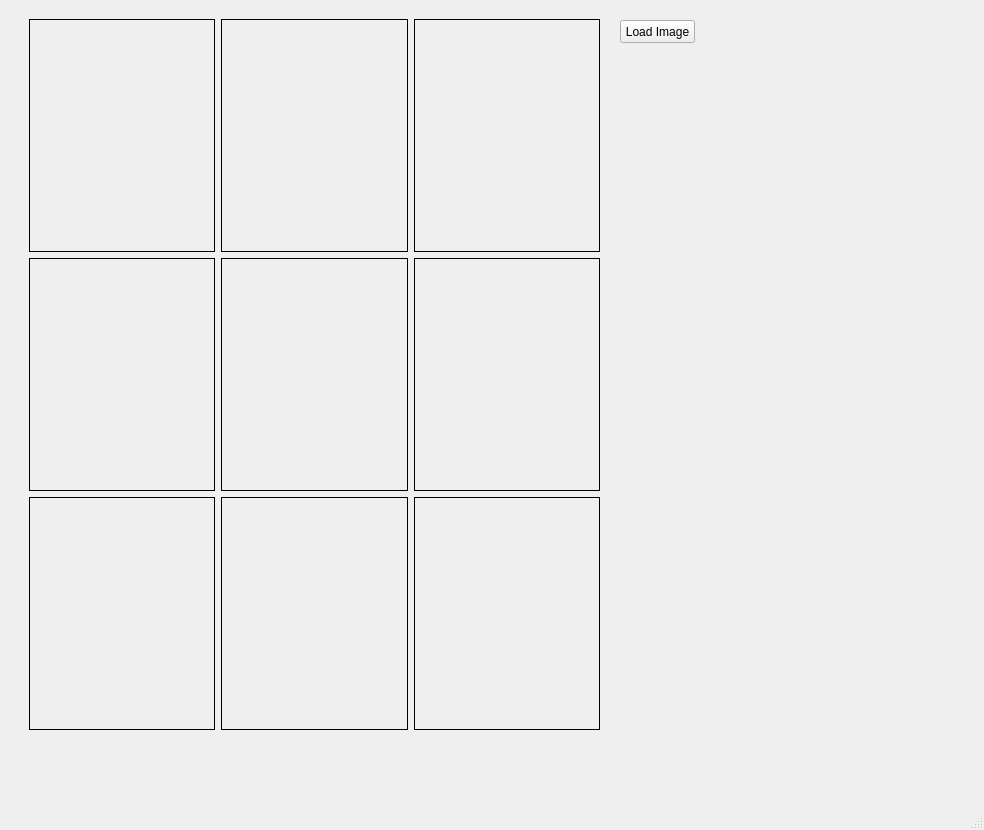
<?xml version="1.0" encoding="UTF-8"?>
<ui version="4.0">
 <class>MainWindow</class>
 <widget class="QMainWindow" name="MainWindow">
  <property name="geometry">
   <rect>
    <x>0</x>
    <y>0</y>
    <width>984</width>
    <height>830</height>
   </rect>
  </property>
  <property name="windowTitle">
   <string>MainWindow</string>
  </property>
  <widget class="QWidget" name="centralwidget">
   <widget class="QWidget" name="horizontalLayoutWidget">
    <property name="geometry">
     <rect>
      <x>29</x>
      <y>19</y>
      <width>571</width>
      <height>711</height>
     </rect>
    </property>
    <layout class="QHBoxLayout" name="horizontalLayout">
     <item>
      <layout class="QGridLayout" name="gridLayout">
       <item row="0" column="1">
        <widget class="QLabel" name="img_2">
         <property name="frameShape">
          <enum>QFrame::Box</enum>
         </property>
         <property name="text">
          <string/>
         </property>
         <property name="scaledContents">
          <bool>true</bool>
         </property>
         <property name="alignment">
          <set>Qt::AlignCenter</set>
         </property>
        </widget>
       </item>
       <item row="1" column="0">
        <widget class="QLabel" name="img_4">
         <property name="frameShape">
          <enum>QFrame::Box</enum>
         </property>
         <property name="text">
          <string/>
         </property>
         <property name="scaledContents">
          <bool>true</bool>
         </property>
         <property name="alignment">
          <set>Qt::AlignCenter</set>
         </property>
        </widget>
       </item>
       <item row="0" column="0">
        <widget class="QLabel" name="img_1">
         <property name="frameShape">
          <enum>QFrame::Box</enum>
         </property>
         <property name="text">
          <string/>
         </property>
         <property name="scaledContents">
          <bool>true</bool>
         </property>
         <property name="alignment">
          <set>Qt::AlignCenter</set>
         </property>
        </widget>
       </item>
       <item row="0" column="2">
        <widget class="QLabel" name="img_3">
         <property name="frameShape">
          <enum>QFrame::Box</enum>
         </property>
         <property name="text">
          <string/>
         </property>
         <property name="scaledContents">
          <bool>true</bool>
         </property>
         <property name="alignment">
          <set>Qt::AlignCenter</set>
         </property>
        </widget>
       </item>
       <item row="1" column="1">
        <widget class="QLabel" name="img_5">
         <property name="frameShape">
          <enum>QFrame::Box</enum>
         </property>
         <property name="text">
          <string/>
         </property>
         <property name="scaledContents">
          <bool>true</bool>
         </property>
         <property name="alignment">
          <set>Qt::AlignCenter</set>
         </property>
        </widget>
       </item>
       <item row="1" column="2">
        <widget class="QLabel" name="img_6">
         <property name="frameShape">
          <enum>QFrame::Box</enum>
         </property>
         <property name="text">
          <string/>
         </property>
         <property name="scaledContents">
          <bool>true</bool>
         </property>
         <property name="alignment">
          <set>Qt::AlignCenter</set>
         </property>
        </widget>
       </item>
       <item row="2" column="0">
        <widget class="QLabel" name="img_7">
         <property name="frameShape">
          <enum>QFrame::Box</enum>
         </property>
         <property name="text">
          <string/>
         </property>
         <property name="scaledContents">
          <bool>true</bool>
         </property>
         <property name="alignment">
          <set>Qt::AlignCenter</set>
         </property>
        </widget>
       </item>
       <item row="2" column="1">
        <widget class="QLabel" name="img_8">
         <property name="frameShape">
          <enum>QFrame::Box</enum>
         </property>
         <property name="text">
          <string/>
         </property>
         <property name="scaledContents">
          <bool>true</bool>
         </property>
         <property name="alignment">
          <set>Qt::AlignCenter</set>
         </property>
        </widget>
       </item>
       <item row="2" column="2">
        <widget class="QLabel" name="img_9">
         <property name="frameShape">
          <enum>QFrame::Box</enum>
         </property>
         <property name="text">
          <string/>
         </property>
         <property name="scaledContents">
          <bool>true</bool>
         </property>
         <property name="alignment">
          <set>Qt::AlignCenter</set>
         </property>
        </widget>
       </item>
      </layout>
     </item>
    </layout>
   </widget>
   <widget class="QPushButton" name="btn_load_img">
    <property name="geometry">
     <rect>
      <x>620</x>
      <y>20</y>
      <width>75</width>
      <height>23</height>
     </rect>
    </property>
    <property name="text">
     <string>Load Image</string>
    </property>
   </widget>
  </widget>
  <widget class="QMenuBar" name="menubar">
   <property name="geometry">
    <rect>
     <x>0</x>
     <y>0</y>
     <width>984</width>
     <height>21</height>
    </rect>
   </property>
  </widget>
  <widget class="QStatusBar" name="statusbar"/>
 </widget>
 <resources/>
 <connections/>
</ui>
